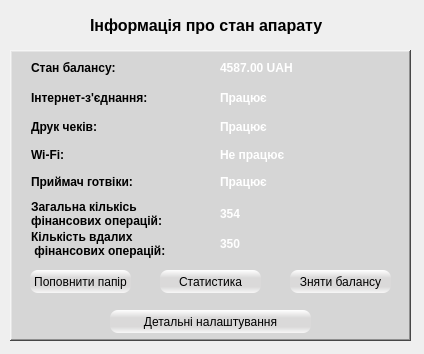
<?xml version="1.0" encoding="UTF-8"?>
<ui version="4.0">
 <class>DialogSupport</class>
 <widget class="QDialog" name="DialogSupport">
  <property name="geometry">
   <rect>
    <x>0</x>
    <y>0</y>
    <width>424</width>
    <height>354</height>
   </rect>
  </property>
  <property name="windowTitle">
   <string>Dialog</string>
  </property>
  <widget class="QFrame" name="frame">
   <property name="geometry">
    <rect>
     <x>10</x>
     <y>50</y>
     <width>401</width>
     <height>291</height>
    </rect>
   </property>
   <property name="layoutDirection">
    <enum>Qt::LeftToRight</enum>
   </property>
   <property name="autoFillBackground">
    <bool>false</bool>
   </property>
   <property name="styleSheet">
    <string notr="true">QFrame{
background-color:rgb(214, 214, 214);
color: rgb(255, 255, 255);
border-radius: 1em;
font-weight: 600;
}</string>
   </property>
   <property name="frameShape">
    <enum>QFrame::WinPanel</enum>
   </property>
   <property name="frameShadow">
    <enum>QFrame::Raised</enum>
   </property>
   <property name="lineWidth">
    <number>1</number>
   </property>
   <property name="midLineWidth">
    <number>0</number>
   </property>
   <widget class="QPushButton" name="pushButton">
    <property name="geometry">
     <rect>
      <x>20</x>
      <y>220</y>
      <width>101</width>
      <height>23</height>
     </rect>
    </property>
    <property name="styleSheet">
     <string notr="true">QPushButton{
background:qlineargradient(spread:reflect, x1:0.523, y1:0.534545, x2:0.528, y2:0, stop:0.367232 rgba(218, 217, 217, 255), stop:1 rgba(255, 255, 255, 255));
font: 75 10pt &quot;MS Shell Dlg 2&quot;;
border-radius: 8px;
color: rgb(0, 0, 0);
}</string>
    </property>
    <property name="text">
     <string>Поповнити папір</string>
    </property>
   </widget>
   <widget class="QPushButton" name="pushButton_2">
    <property name="geometry">
     <rect>
      <x>280</x>
      <y>220</y>
      <width>101</width>
      <height>23</height>
     </rect>
    </property>
    <property name="styleSheet">
     <string notr="true">QPushButton{
background:qlineargradient(spread:reflect, x1:0.523, y1:0.534545, x2:0.528, y2:0, stop:0.367232 rgba(218, 217, 217, 255), stop:1 rgba(255, 255, 255, 255));
font: 75 10pt &quot;MS Shell Dlg 2&quot;;
border-radius: 8px;
color: rgb(0, 0, 0);
}</string>
    </property>
    <property name="text">
     <string>Зняти балансу</string>
    </property>
   </widget>
   <widget class="QPushButton" name="pushButton_3">
    <property name="geometry">
     <rect>
      <x>100</x>
      <y>260</y>
      <width>201</width>
      <height>23</height>
     </rect>
    </property>
    <property name="styleSheet">
     <string notr="true">QPushButton{
background:qlineargradient(spread:reflect, x1:0.523, y1:0.534545, x2:0.528, y2:0, stop:0.367232 rgba(218, 217, 217, 255), stop:1 rgba(255, 255, 255, 255));
font: 75 10pt &quot;MS Shell Dlg 2&quot;;
border-radius: 8px;
color: rgb(0, 0, 0);
}</string>
    </property>
    <property name="text">
     <string>Детальні налаштування</string>
    </property>
   </widget>
   <widget class="QPushButton" name="pushButton_4">
    <property name="geometry">
     <rect>
      <x>150</x>
      <y>220</y>
      <width>101</width>
      <height>23</height>
     </rect>
    </property>
    <property name="styleSheet">
     <string notr="true">QPushButton{
background:qlineargradient(spread:reflect, x1:0.523, y1:0.534545, x2:0.528, y2:0, stop:0.367232 rgba(218, 217, 217, 255), stop:1 rgba(255, 255, 255, 255));
font: 75 10pt &quot;MS Shell Dlg 2&quot;;
border-radius: 8px;
color: rgb(0, 0, 0);
}</string>
    </property>
    <property name="text">
     <string>Статистика</string>
    </property>
   </widget>
   <widget class="QWidget" name="layoutWidget">
    <property name="geometry">
     <rect>
      <x>21</x>
      <y>10</y>
      <width>371</width>
      <height>16</height>
     </rect>
    </property>
    <layout class="QHBoxLayout" name="horizontalLayout">
     <item>
      <widget class="QLabel" name="label_2">
       <property name="styleSheet">
        <string notr="true">QLabel{
color: black;
}</string>
       </property>
       <property name="text">
        <string>Стан балансу:</string>
       </property>
      </widget>
     </item>
     <item>
      <widget class="QLabel" name="label_9">
       <property name="text">
        <string>4587.00 UAH</string>
       </property>
      </widget>
     </item>
    </layout>
   </widget>
   <widget class="QWidget" name="layoutWidget">
    <property name="geometry">
     <rect>
      <x>21</x>
      <y>40</y>
      <width>371</width>
      <height>16</height>
     </rect>
    </property>
    <layout class="QHBoxLayout" name="horizontalLayout_2">
     <item>
      <widget class="QLabel" name="label_3">
       <property name="styleSheet">
        <string notr="true">QLabel{
color: black;
}</string>
       </property>
       <property name="text">
        <string>Інтернет-з'єднання:</string>
       </property>
      </widget>
     </item>
     <item>
      <widget class="QLabel" name="label_10">
       <property name="text">
        <string>Працює</string>
       </property>
      </widget>
     </item>
    </layout>
   </widget>
   <widget class="QWidget" name="layoutWidget">
    <property name="geometry">
     <rect>
      <x>21</x>
      <y>69</y>
      <width>371</width>
      <height>16</height>
     </rect>
    </property>
    <layout class="QHBoxLayout" name="horizontalLayout_3">
     <item>
      <widget class="QLabel" name="label_4">
       <property name="styleSheet">
        <string notr="true">QLabel{
color: black;
}</string>
       </property>
       <property name="text">
        <string>Друк чеків:</string>
       </property>
      </widget>
     </item>
     <item>
      <widget class="QLabel" name="label_11">
       <property name="text">
        <string>Працює</string>
       </property>
      </widget>
     </item>
    </layout>
   </widget>
   <widget class="QWidget" name="layoutWidget">
    <property name="geometry">
     <rect>
      <x>21</x>
      <y>97</y>
      <width>371</width>
      <height>16</height>
     </rect>
    </property>
    <layout class="QHBoxLayout" name="horizontalLayout_4">
     <item>
      <widget class="QLabel" name="label_5">
       <property name="styleSheet">
        <string notr="true">QLabel{
color: black;
}</string>
       </property>
       <property name="text">
        <string>Wi-Fi:</string>
       </property>
      </widget>
     </item>
     <item>
      <widget class="QLabel" name="label_12">
       <property name="text">
        <string>Не працює</string>
       </property>
      </widget>
     </item>
    </layout>
   </widget>
   <widget class="QWidget" name="layoutWidget">
    <property name="geometry">
     <rect>
      <x>21</x>
      <y>124</y>
      <width>371</width>
      <height>16</height>
     </rect>
    </property>
    <layout class="QHBoxLayout" name="horizontalLayout_5">
     <item>
      <widget class="QLabel" name="label_6">
       <property name="styleSheet">
        <string notr="true">QLabel{
color: black;
}</string>
       </property>
       <property name="text">
        <string>Приймач готвіки:</string>
       </property>
      </widget>
     </item>
     <item>
      <widget class="QLabel" name="label_13">
       <property name="text">
        <string>Працює</string>
       </property>
      </widget>
     </item>
    </layout>
   </widget>
   <widget class="QWidget" name="layoutWidget">
    <property name="geometry">
     <rect>
      <x>21</x>
      <y>150</y>
      <width>371</width>
      <height>28</height>
     </rect>
    </property>
    <layout class="QHBoxLayout" name="horizontalLayout_6">
     <item>
      <widget class="QLabel" name="label_7">
       <property name="styleSheet">
        <string notr="true">QLabel{
color: black;
}</string>
       </property>
       <property name="text">
        <string>Загальна кількісь
фінансових операцій:</string>
       </property>
      </widget>
     </item>
     <item>
      <widget class="QLabel" name="label_14">
       <property name="text">
        <string>354</string>
       </property>
      </widget>
     </item>
    </layout>
   </widget>
   <widget class="QWidget" name="layoutWidget">
    <property name="geometry">
     <rect>
      <x>21</x>
      <y>180</y>
      <width>371</width>
      <height>28</height>
     </rect>
    </property>
    <layout class="QHBoxLayout" name="horizontalLayout_7">
     <item>
      <widget class="QLabel" name="label_8">
       <property name="styleSheet">
        <string notr="true">QLabel{
color: black;
}</string>
       </property>
       <property name="text">
        <string>Кількість вдалих
 фінансових операцій:</string>
       </property>
      </widget>
     </item>
     <item>
      <widget class="QLabel" name="label_15">
       <property name="text">
        <string>350</string>
       </property>
      </widget>
     </item>
    </layout>
   </widget>
  </widget>
  <widget class="QLabel" name="label">
   <property name="geometry">
    <rect>
     <x>90</x>
     <y>10</y>
     <width>251</width>
     <height>31</height>
    </rect>
   </property>
   <property name="font">
    <font>
     <pointsize>12</pointsize>
     <weight>75</weight>
     <bold>true</bold>
    </font>
   </property>
   <property name="text">
    <string>Інформація про стан апарату</string>
   </property>
  </widget>
 </widget>
 <resources/>
 <connections/>
</ui>
